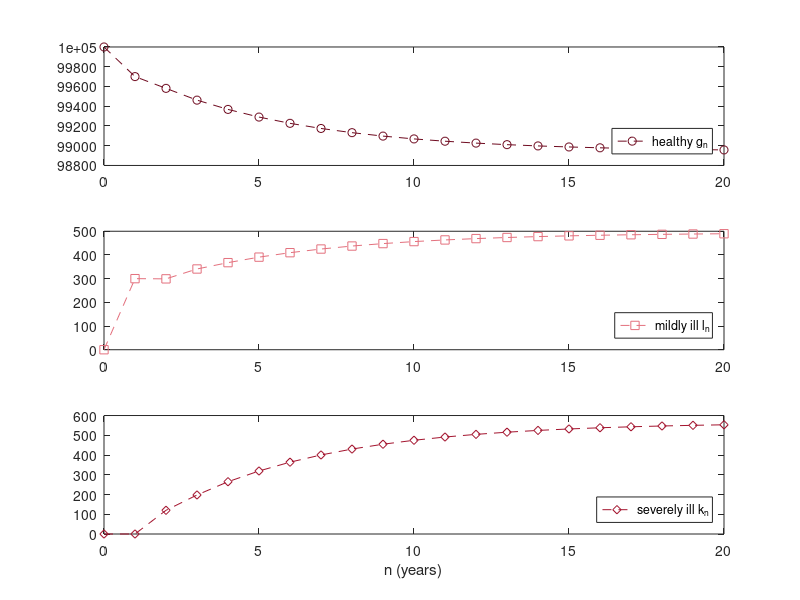

This figure's MATLAB source:
% Fig. 2.7: Disease progression as a linear system (book, Section 2.2, Eq. 2.8)
% x_{n+1} = A x_n with x = (healthy, mildly ill, severely ill), x_0 = (100000, 0, 0), one step = one year
% (c) 2026 Philipp Kügler · Program for the book "Dynamical Systems in the Life Sciences" · MIT License (see LICENSE)
A = [0.997 0.6 0;
     0.003 0   0.35;
     0     0.4 0.65];
N = 20;
X = zeros(3, N + 1);
X(:, 1) = [100000; 0; 0];
for k = 1:N
    X(:, k + 1) = A * X(:, k);           % matrix times vector
end
fprintf('x_20 = (%.0f, %.0f, %.0f)\n', X(:, end));
fprintf('column sums of A: %g %g %g -> the total number is conserved: %.0f\n', sum(A), sum(X(:, end)));

namen = {'healthy g_n', 'mildly ill l_n', 'severely ill k_n'};
farben = [0.43 0.04 0.12; 0.89 0.44 0.49; 0.64 0.08 0.18]; marker = 'osd';
for i = 1:3
    subplot(3, 1, i);
    plot(0:N, X(i, :), ['--' marker(i)], 'Color', farben(i, :)); legend(namen{i}, 'Location', 'southeast');
end
xlabel('n (years)');
